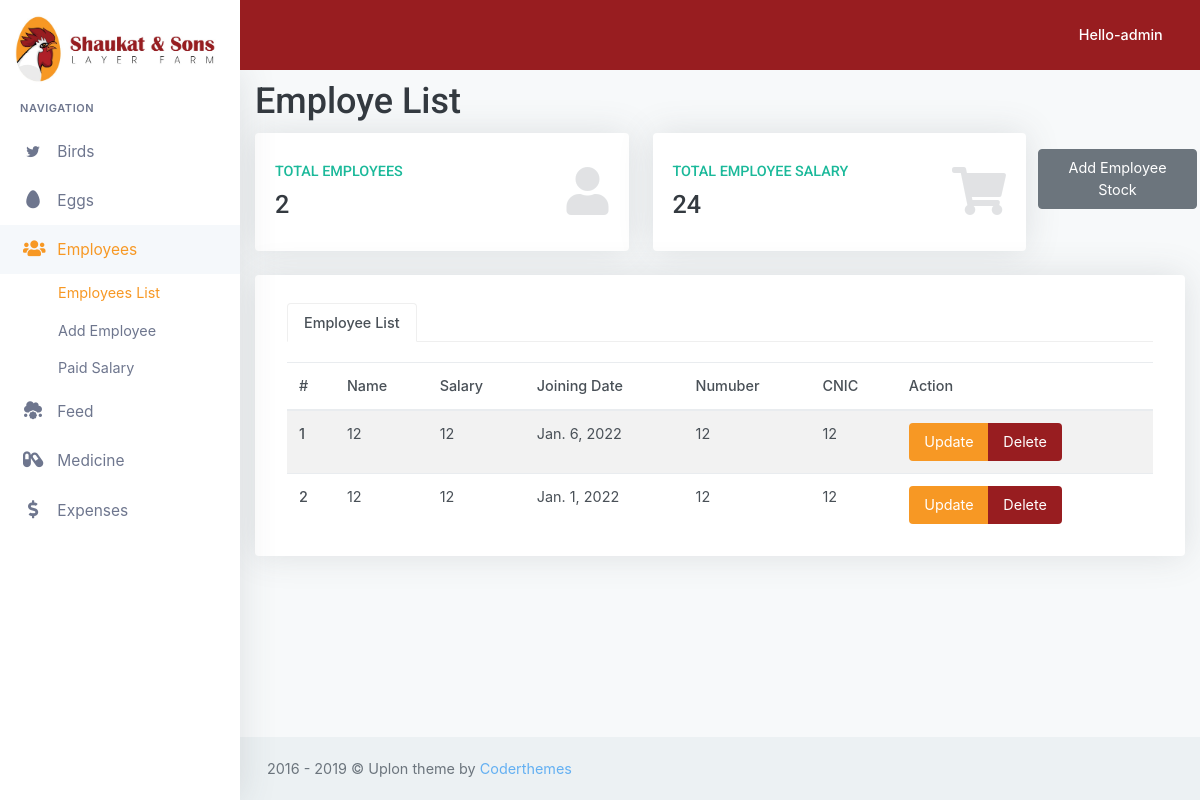
Page /employee/employee_list (signed in) on the committed database.
### employee/models.py (models this page shows, shortened)
class employee_data(models.Model):
    emp_name = models.CharField(max_length=20)
    emp_salary = models.IntegerField(default=0)
    emp_cnic = models.IntegerField(default=0)
    emp_num = models.IntegerField(default=0)
    updated_by = models.ForeignKey(User, on_delete=models.SET_NULL, null=True)
    emp_joining_date = models.DateTimeField()

### employee/views.py (the view)
# urls.py: path('employee_list', views.employee_list, name='employee_list'),
@login_required(login_url='/accounts/login')
def employee_list(request):
    Emp_data = employee_data.objects.all()
    total_emp = employee_data.objects.all().count()
    total_emp_salary = 0
    for EP in Emp_data:
        total_emp_salary = EP.emp_salary + total_emp_salary
    context = {'total_salary': total_emp_salary, 'TMO': Emp_data, 'total_emp': total_emp}
    return render(request, 'employee_list.html', context)

### employee/templates/employee_list.html (shortened to what this page needs)
{% extends 'baseTeamplate.html' %}
{% load static %}
{% block content %}
    <h1>Employe List </h1>
    <div class="row">
        <div class="col-xl-5 col-md-6">
            <div class="card-box tilebox-two">
                <i class="fas fa-user float-right text-muted"></i>
                <h6 class="text-success text-uppercase">Total Employees</h6>
                <h3><span data-plugin="counterup">{{ total_emp }}</span></h3>
            </div>
        </div>
        <div class="col-xl-5 col-md-6">
            <div class="card-box tilebox-two">
                <i class="fa fa-shopping-cart float-right text-muted"></i>
                <h6 class="text-success text-uppercase">Total Employee Salary</h6>
                <h3><span data-plugin="counterup">{{ total_salary }}</span></h3>
            </div>
        </div>
        <div class="col-xl-2 col-md-6">
            <div class=" row">
                <a type="button" href="{% url "employee:employee_add" %}"
                   class="btn btn-secondary waves-effect waves-light width-md mt-3 mb-2">Add Employee
                    Stock
                </a>
            </div>
        </div>
    </div>
    <div class="row">
        <div class="col-12">
            <div class="card-box">
                <div class="col-lg">
                    <div class="mt-2">
                        <ul class="nav nav-tabs" id="myTab" role="tablist">
                            <li class="nav-item">
                                <a class="nav-link active" id="home-tab" data-toggle="tab" href="#home"
                                   role="tab" aria-controls="home" aria-expanded="true">Employee List</a>
                            </li>
                        </ul>
                        <div class="tab-content text-muted" id="myTabContent">
                            <div role="tabpanel" class="tab-pane fade in active show" id="home"
                                 aria-labelledby="home-tab">
                                <div class="table-responsive">
                                    <table class="table table-striped mb-0">
                                        <thead>
                                        <tr>
                                            <th>#</th>
                                            <th>Name</th>
                                            <th>Salary</th>
                                            <th>Joining Date</th>
                                            <th>Numuber</th>
                                            <th>CNIC</th>
                                            <th>Action</th>
                                        </tr>
                                        </thead>
                                        <tbody>
                                        {% for emp in TMO %}
                                            <tr>
                                                <th scope="row">{{ forloop.counter }}</th>
                                                <td>{{ emp.emp_name }}</td>
                                                <td>{{ emp.emp_salary }}</td>
                                                <td>{{ emp.emp_joining_date.date }}</td>
                                                <td>{{ emp.emp_num }}</td>
                                                <td>{{ emp.emp_cnic }}</td>
                                                <td>
                                                    <div class="btn-group" role="group" aria-label="Basic example">
                                                        <a type="button" class="btn btn" style="background: #F79824;"
                                                           href="{% url "employee:employee_update" emp.id %} ">Update</a>
                                                        <a type="button" class="btn " style="background: #981D20;"
                                                           href="{% url "employee:employee_delete" emp.id %}">Delete</a>
                                                    </div>
                                                </td>
                                            </tr>
                                        {% endfor %}
                                        </tbody>
                                    </table>
                                </div>
                            </div>
                        </div>
                    </div>
                </div>
            </div>
        </div>
    </div>
{% endblock %}

### templates/baseTeamplate.html (shortened to what this page needs)
{% load static %}
<!DOCTYPE html>
<html lang="en">
<head>
    <link href="{% static 'libs/datatables/dataTables.bootstrap4.min.css' %}" rel="stylesheet" type="text/css"/>
    <link href="{% static 'libs/datatables/buttons.bootstrap4.min.css' %}" rel="stylesheet" type="text/css"/>
    <link href="{% static 'libs/datatables/responsive.bootstrap4.min.css' %}" rel="stylesheet" type="text/css"/>
    <link href="{% static 'libs/datatables/select.bootstrap4.min.css' %}" rel="stylesheet" type="text/css"/>
    <link href="{% static 'css/bootstrap.min.css' %}" rel="stylesheet" type="text/css" id="bootstrap-stylesheet"/>
    <link href="{% static 'css/icons.min.css' %}" rel="stylesheet" type="text/css"/>
    <link href="{% static 'css/app.css' %}" rel="stylesheet" type="text/css" id="app-stylesheet"/>
    <link href="{% static 'sj.css' %}" rel="stylesheet" type="text/css" id="app-stylesheet"/>
</head>
<body>
<div id="wrapper">
    <div class="navbar-custom">
        <ul class="list-unstyled topnav-menu float-right mb-0">
            <li class="dropdown notification-list">
                <a class="nav-link dropdown-toggle nav-user mr-0 waves-effect waves-light" data-toggle="dropdown"
                   href="#" role="button" aria-haspopup="false" aria-expanded="false">
                    <span class="hello-msg d-none d-sm-inline-block ml-1 font-weight-medium" style="color: white; "> Hello-{{ request.user }}</span>
                    <i class="mdi mdi-chevron-down d-none d-sm-inline-block"></i>
                </a>
            </li>
        </ul>
        <div class="logo-box">
            <a href="#" class="logo text-center logo-dark">
                        <span class="logo-lg">
                  <img src="{% static 'logo.jpeg' %}" style="width:100%">
                        </span>
            </a>
        </div>
        <ul class="list-unstyled topnav-menu topnav-menu-left m-0">
            <li>
                <button class="button-menu-mobile waves-effect waves-light">
                    <i class="mdi mdi-menu"></i>
                </button>
            </li>
        </ul>
    </div>
    <div class="left-side-menu">
        <div class="slimscroll-menu">
            <div id="sidebar-menu">
                <ul class="metismenu" id="side-menu">
                    <li class="menu-title">Navigation</li>
                    <li>
                        <a href="javascript: void(0);">
                            <i class="typcn typcn-social-twitter"></i>
                            <span> Birds </span>
                            <span class="menu-arrow"></span>
                        </a>
                    </li>
                    <li>
                        <a href="javascript: void(0);">
                            <i class="fas fa-egg"></i>
                            <span> Eggs </span>
                            <span class="menu-arrow"></span>
                        </a>
                    </li>
                    <li>
                        <a href="javascript: void(0);">
                            <i class="fas fa-users"></i>
                            <span> Employees </span>
                            <span class="menu-arrow"></span>
                        </a>
                        <ul class="nav-second-level" aria-expanded="false">
                            <li><a href="{% url "employee:employee_list" %}">Employees List</a></li>
                            <li><a href="{% url 'employee:employee_add' %}">Add Employee</a></li>
                            <li><a href="{% url 'employee:paid_salary_record' %}">Paid Salary</a></li>
                        </ul>
                    </li>
                    <li>
                        <a href="javascript: void(0);">
                            <i class="fas fa-cloud-meatball"></i>
                            <span> Feed </span>
                            <span class="menu-arrow"></span>
                        </a>
                    </li>
                    <li>
                        <a href="javascript: void(0);">
                            <i class="fas fa-capsules"></i>
                            <span> Medicine </span>
                            <span class="menu-arrow"></span>
                        </a>
                    </li>
                    <li>
                        <a href="javascript: void(0);">
                            <i class="fas fa-dollar-sign"></i>
                            <span> Expenses </span>
                            <span class="menu-arrow"></span>
                        </a>
                    </li>
                </ul>
            </div>
        </div>
    </div>
    <div class="content-page">
        {% block content %}
        {% endblock %}
    </div>
    <footer class="footer">
        <div class="container-fluid">
            <div class="row">
                <div class="col-md-12">
                    2016 - 2019 &copy; Uplon theme by <a href="">Coderthemes</a>
                </div>
            </div>
        </div>
    </footer>
</div>
</body>
</html>

### rows in the picture
employee_data: emp_name "12", emp_salary "12", emp_joining_date "Jan. 6, 2022", emp_num "12", emp_cnic "12"
employee_data: emp_name "12", emp_salary "12", emp_joining_date "Jan. 1, 2022", emp_num "12", emp_cnic "12"

### other values in the picture
{{ request.user }} "admin"
{{ total_emp }} "2"
{{ total_salary }} "24"
